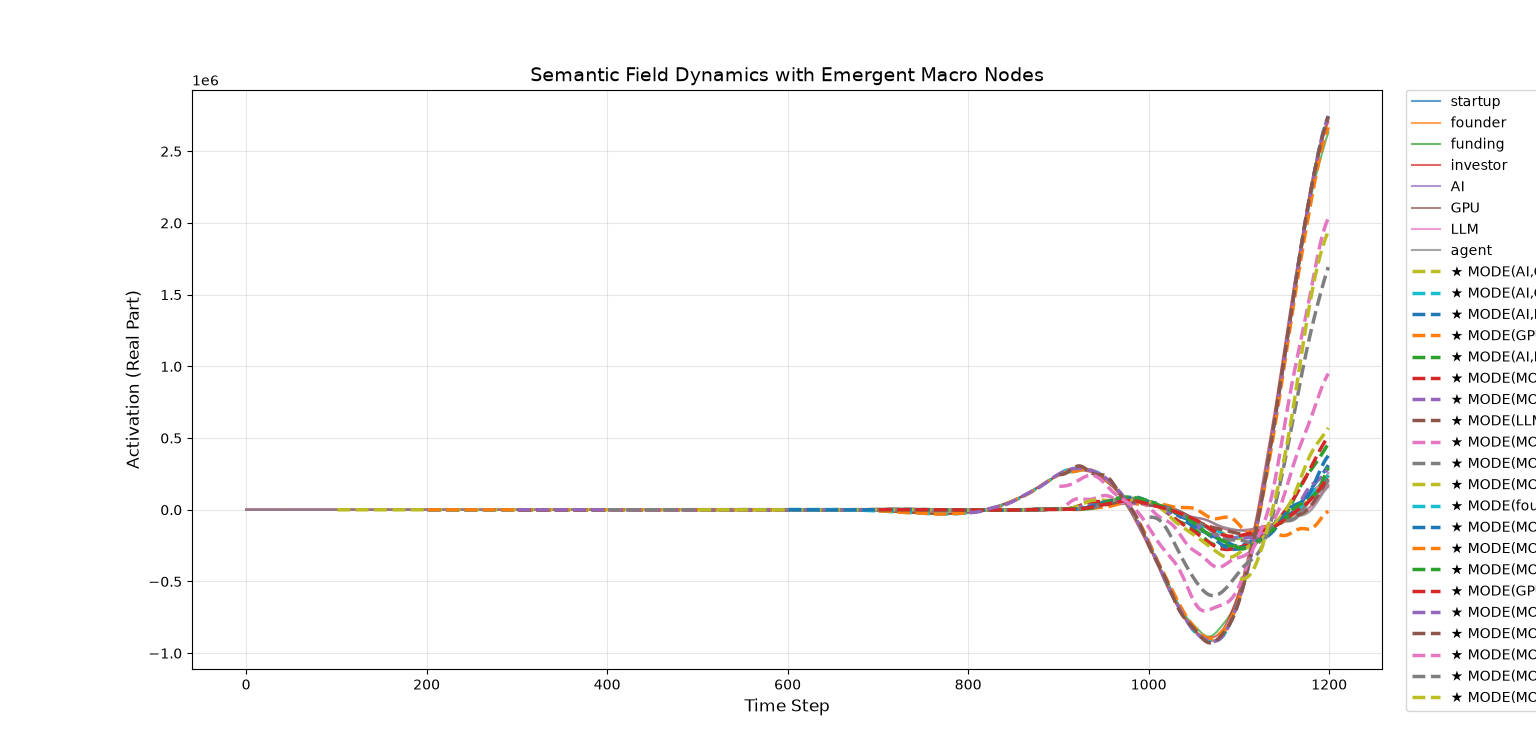

The Python source for this figure:
import numpy as np
import matplotlib.pyplot as plt

# =====================================================
# Semantic Field
# =====================================================

class SemanticField:

    def __init__(self):

        self.names = []
        self.levels = []

        self.A = None
        self.W = None

        self.u = None
        self.v = None

        self.generated_modes = set()

    # -------------------------------------------------

    def add_node(self, name, level=0):

        self.names.append(name)
        self.levels.append(level)

        n = len(self.names)

        if self.A is None:

            self.A = np.zeros((1,1))
            self.W = np.zeros((1,1))

            self.u = np.zeros(1,dtype=complex)
            self.v = np.zeros(1,dtype=complex)

            return

        old_n = n - 1

        A2 = np.zeros((n,n))
        W2 = np.zeros((n,n))

        A2[:old_n,:old_n] = self.A
        W2[:old_n,:old_n] = self.W

        self.A = A2
        self.W = W2

        self.u = np.pad(self.u,(0,1))
        self.v = np.pad(self.v,(0,1))

    # -------------------------------------------------

    def connect(self,i,j,strength=1.0):

        self.A[i,j] = strength
        self.A[j,i] = strength

# =====================================================
# Gauge Laplacian
# =====================================================

def gauge_laplacian(u,A,W,g):

    N = len(u)

    result = np.zeros_like(u)

    for i in range(N):

        total = 0

        for j in range(N):

            if A[i,j] > 0:

                transported = (
                    u[j]
                    * np.exp(-1j*g*W[i,j])
                )

                total += transported - u[i]

        result[i] = total

    return result

# =====================================================
# Mode Discovery
# =====================================================

def discover_modes(
    history,
    threshold=0.35
):

    if history.shape[0] < 20:
        return []

    C = np.cov(history.T)

    eigvals,eigvecs = np.linalg.eigh(C)

    idx = np.argsort(eigvals)[::-1]

    eigvals = eigvals[idx]
    eigvecs = eigvecs[:,idx]

    modes = []

    for k in range(min(3,len(eigvals))):

        vec = eigvecs[:,k]

        active = np.where(
            np.abs(vec) > threshold
        )[0]

        if len(active) >= 2:

            modes.append(
                (
                    eigvals[k],
                    active
                )
            )

    return modes

# =====================================================
# Macro Node Creation
# =====================================================

def create_macro_node(
    field,
    members,
    eigval
):

    member_names = tuple(
        sorted(
            field.names[i]
            for i in members
        )
    )

    if member_names in field.generated_modes:
        return

    field.generated_modes.add(member_names)

    mode_name = (
        "MODE("
        +
        ",".join(member_names[:4])
        +
        ")"
    )

    field.add_node(
        mode_name,
        level=1
    )

    new_id = len(field.names)-1

    for m in members:

        field.connect(
            new_id,
            m,
            strength=1.0
        )

        tension = 1.0/(eigval+1e-5)

        field.W[new_id,m] = tension
        field.W[m,new_id] = tension

    field.u[new_id] = np.mean(
        field.u[members]
    )

    print(
        "\n[NEW MACRO NODE]"
    )
    print(mode_name)

# =====================================================
# Build Initial Graph
# =====================================================

field = SemanticField()

base_nodes = [

    "startup",
    "founder",
    "funding",
    "investor",

    "AI",
    "GPU",
    "LLM",
    "agent"
]

for n in base_nodes:
    field.add_node(n)

links = [

    (0,1),(0,2),(1,2),(2,3),

    (4,5),(4,6),(4,7),
    (5,6),(6,7)
]

for i,j in links:
    field.connect(i,j)

np.random.seed(42)

field.W = (
    np.random.normal(
        0,
        0.4,
        field.W.shape
    )
)

field.W = (
    field.W +
    field.W.T
)/2

# =====================================================
# Parameters
# =====================================================

DT = 0.05
STEPS = 1200

C_WAVE = 1.4
DAMPING = 0.05

BASE_G = 0.6

history = []

# =====================================================
# Input
# =====================================================

def inject(step,N):

    pulse = np.zeros(N)

    if 50 <= step <= 100:

        pulse[4] = 8
        pulse[6] = 10

    if 300 <= step <= 350:

        pulse[0] = 8
        pulse[2] = 10

    if 700 <= step <= 750:

        pulse[4] = 8
        pulse[0] = 8
        pulse[6] = 8
        pulse[2] = 8

    return pulse

# =====================================================
# Main Loop (Updated Version)
# =====================================================

for step in range(STEPS):

    macro = np.mean(np.real(field.u))

    g = BASE_G * (1 + 0.2 * np.sin(macro))

    diffusion = gauge_laplacian(
        field.u,
        field.A,
        field.W,
        g
    )

    # Generate node-wise noise adapted to the current expanded network size
    current_N = len(field.u)
    noise = (
        np.random.normal(0, 0.02, current_N)
        + 1j * np.random.normal(0, 0.02, current_N)
    )

    pulse = inject(step, current_N)

    # Compute dv_dt
    dv_dt = (
        (C_WAVE**2) * diffusion
        - DAMPING * field.v
        + pulse
        + noise
    )

    # Perform explicit assignment (copy) to handle array size expansion
    field.v = field.v + dv_dt * DT
    field.u = field.u + field.v * DT

    history.append(np.real(field.u).copy()) # Copy values instead of reference to save history

    # -------------------------
    # Mode emergence
    # -------------------------
    if (
        step > 0
        and step % 100 == 0
    ):
        recent = np.array(history[-100:])
        modes = discover_modes(recent)

        for eigval, members in modes:
            create_macro_node(
                field,
                members,
                eigval
            )

#=====================================================
# Visualization (Completed Version)
# =====================================================
history_max = max(len(h) for h in history)
padded = []
for h in history:
    vec = np.zeros(len(field.names))
    vec[:len(h)] = h
    padded.append(vec)
history_arr = np.array(padded)

plt.figure(figsize=(14, 8))

# 1. Plot base nodes
for i, name in enumerate(field.names):
    if field.levels[i] == 0:
        plt.plot(history_arr[:, i], alpha=0.7, linewidth=1.5, label=name)

# 2. Plot emergent macro nodes (level 1) distinguished by dashed/thick lines
for i, name in enumerate(field.names):
    if field.levels[i] > 0:
        # Find emergence timing (the first index where value is non-zero)
        birth_idx = np.where(history_arr[:, i] != 0)[0]
        if len(birth_idx) > 0:
            t_start = birth_idx[0]
            plt.plot(np.arange(t_start, STEPS), history_arr[t_start:, i], 
                     linestyle="--", linewidth=2.5, label=f"★ {name}")

plt.title("Semantic Field Dynamics with Emergent Macro Nodes", fontsize=14)
plt.xlabel("Time Step", fontsize=12)
plt.ylabel("Activation (Real Part)", fontsize=12)
plt.legend(loc="upper left", bbox_to_anchor=(1.02, 1), borderaxespad=0)
plt.grid(True, alpha=0.3)
plt.tight_layout()
plt.show()
